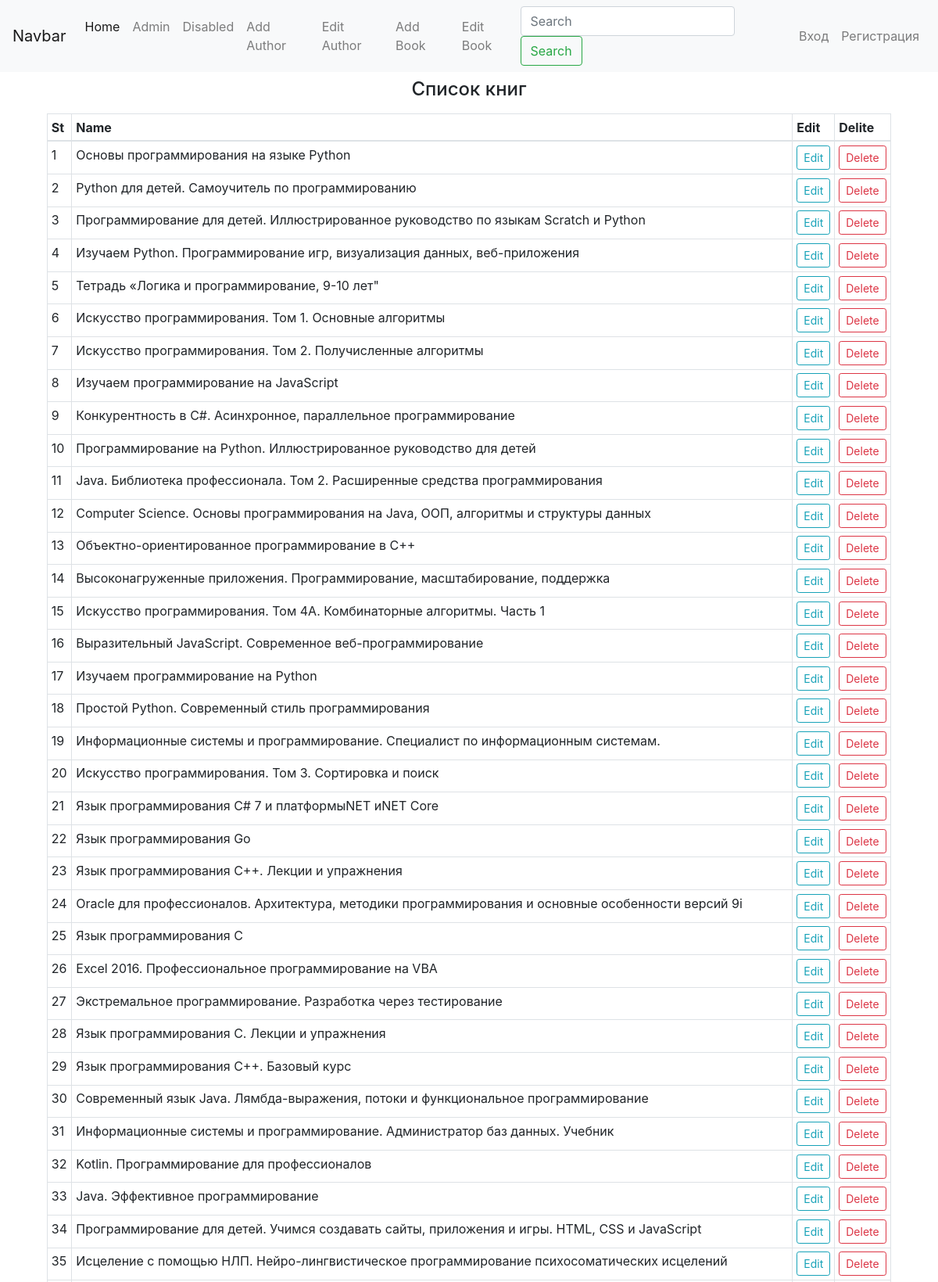
Screenshot of /book (upper part) with the database file from the repository.
### app/models.py (models this page shows, shortened)
class Book(db.Model):
    id = db.Column(db.Integer, primary_key=True)
    title = db.Column(db.String(250), unique=True, nullable=False)
    authors = db.relationship('Author', secondary=books_authors, lazy='subquery',
        backref=db.backref('books', lazy=True))

### app/books/views.py (the view)
@app.route("/book")
def book():
    books = Book.query.all()
    return render_template("book_and_author.html", books=books, title="Список книг")

### app/templates/book_and_author.html (shortened to what this page needs)
{% extends "base.html" %}
{% block content %}
<div class="container">
      <div class="container">
        <div class="text-center  p-2 h4">{{title}}</div>
          <table class="table table-sm table-bordered table-hover">
              <thead>
                  <th>St</th>
                  <th>Name</th>
                  <th>Edit</th>
                  <th>Delite</th>
              </thead>
              <tbody>
            {% if books %}
                      {% for book in books %}
                        <tr>
                            <td>{{ loop.index }}</td>
                            <td>{{ book.title }}</td>
                            <td> <a href="{{ url_for('update_book', id=book.id) }}" class="btn btn-sm btn-outline-info">Edit</a> </td>
                            <td>
                            <button type="button" class="btn btn-outline-danger btn-sm" data-toggle="modal" data-target="#exampleModal-{{ book.id }}">
                              Delete
                            </button>
                            </td>
                        </tr>
                  {% endfor %}
              {% endif %}
              </tbody>
          </table>
      </div>
</div>
{% endblock %}

### rows the page displays
Book: title "Основы программирования на языке Python"
Book: title "Python для детей. Самоучитель по программированию"
Book: title "Программирование для детей. Иллюстрированное руководство по языкам Scratch и Python"
Book: title "Изучаем Python. Программирование игр, визуализация данных, веб-приложения"
Book: title "Тетрадь «Логика и программирование, 9-10 лет\""
Book: title "Искусство программирования. Том 1. Основные алгоритмы"
Book: title "Искусство программирования. Том 2. Получисленные алгоритмы"
Book: title "Изучаем программирование на JavaScript"
Book: title "Конкурентность в C#. Асинхронное, параллельное программирование"
Book: title "Программирование на Python. Иллюстрированное руководство для детей"
Book: title "Java. Библиотека профессионала. Том 2. Расширенные средства программирования"
Book: title "Computer Science. Основы программирования на Java, ООП, алгоритмы и структуры данных"
Book: title "Объектно-ориентированное программирование в С++"
Book: title "Высоконагруженные приложения. Программирование, масштабирование, поддержка"
Book: title "Искусство программирования. Том 4А. Комбинаторные алгоритмы. Часть 1"
Book: title "Выразительный JavaScript. Современное веб-программирование"
Book: title "Изучаем программирование на Python"
Book: title "Простой Python. Современный стиль программирования"
Book: title "Информационные системы и программирование. Специалист по информационным системам."
Book: title "Искусство программирования. Том 3. Сортировка и поиск"
Book: title "Язык программирования C# 7 и платформыNET иNET Core"
Book: title "Язык программирования Go"
Book: title "Язык программирования C++. Лекции и упражнения"
Book: title "Oracle для профессионалов. Архитектура, методики программирования и основные особенности версий 9i"
Book: title "Язык программирования C"
Book: title "Excel 2016. Профессиональное программирование на VBA"
Book: title "Экстремальное программирование. Разработка через тестирование"
Book: title "Язык программирования C. Лекции и упражнения"
Book: title "Язык программирования C++. Базовый курс"
Book: title "Современный язык Java. Лямбда-выражения, потоки и функциональное программирование"
Book: title "Информационные системы и программирование. Администратор баз данных. Учебник"
Book: title "Kotlin. Программирование для профессионалов"
Book: title "Java. Эффективное программирование"
Book: title "Программирование для детей. Учимся создавать сайты, приложения и игры. HTML, CSS и JavaScript"
Book: title "Исцеление с помощью НЛП. Нейро-лингвистическое программирование психосоматических исцелений"

### other values shown
{{ title }} "Список книг"
